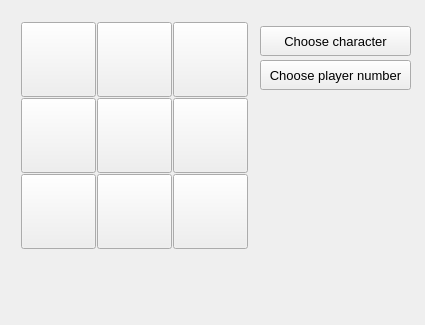
<?xml version="1.0" encoding="UTF-8"?>
<ui version="4.0">
 <class>TicTacToeBoard</class>
 <widget class="QWidget" name="TicTacToeBoard">
  <property name="windowModality">
   <enum>Qt::NonModal</enum>
  </property>
  <property name="geometry">
   <rect>
    <x>0</x>
    <y>0</y>
    <width>425</width>
    <height>325</height>
   </rect>
  </property>
  <property name="windowTitle">
   <string>Form</string>
  </property>
  <widget class="QPushButton" name="characterButton">
   <property name="geometry">
    <rect>
     <x>260</x>
     <y>26</y>
     <width>151</width>
     <height>30</height>
    </rect>
   </property>
   <property name="font">
    <font>
     <pointsize>10</pointsize>
     <weight>50</weight>
     <bold>false</bold>
    </font>
   </property>
   <property name="text">
    <string>Choose character</string>
   </property>
  </widget>
  <widget class="QPushButton" name="numberButton">
   <property name="geometry">
    <rect>
     <x>260</x>
     <y>60</y>
     <width>151</width>
     <height>30</height>
    </rect>
   </property>
   <property name="font">
    <font>
     <pointsize>10</pointsize>
     <weight>50</weight>
     <bold>false</bold>
    </font>
   </property>
   <property name="text">
    <string>Choose player number</string>
   </property>
  </widget>
  <widget class="QPushButton" name="pushButton4">
   <property name="enabled">
    <bool>true</bool>
   </property>
   <property name="geometry">
    <rect>
     <x>21</x>
     <y>98</y>
     <width>75</width>
     <height>75</height>
    </rect>
   </property>
   <property name="minimumSize">
    <size>
     <width>75</width>
     <height>75</height>
    </size>
   </property>
   <property name="font">
    <font>
     <pointsize>36</pointsize>
     <weight>50</weight>
     <bold>false</bold>
    </font>
   </property>
   <property name="text">
    <string/>
   </property>
  </widget>
  <widget class="QPushButton" name="pushButton6">
   <property name="enabled">
    <bool>true</bool>
   </property>
   <property name="geometry">
    <rect>
     <x>173</x>
     <y>98</y>
     <width>75</width>
     <height>75</height>
    </rect>
   </property>
   <property name="minimumSize">
    <size>
     <width>75</width>
     <height>75</height>
    </size>
   </property>
   <property name="font">
    <font>
     <pointsize>36</pointsize>
     <weight>50</weight>
     <bold>false</bold>
    </font>
   </property>
   <property name="text">
    <string/>
   </property>
  </widget>
  <widget class="QPushButton" name="pushButton2">
   <property name="enabled">
    <bool>true</bool>
   </property>
   <property name="geometry">
    <rect>
     <x>97</x>
     <y>22</y>
     <width>75</width>
     <height>75</height>
    </rect>
   </property>
   <property name="minimumSize">
    <size>
     <width>75</width>
     <height>75</height>
    </size>
   </property>
   <property name="font">
    <font>
     <pointsize>36</pointsize>
     <weight>50</weight>
     <bold>false</bold>
    </font>
   </property>
   <property name="text">
    <string/>
   </property>
  </widget>
  <widget class="QPushButton" name="pushButton9">
   <property name="enabled">
    <bool>true</bool>
   </property>
   <property name="geometry">
    <rect>
     <x>173</x>
     <y>174</y>
     <width>75</width>
     <height>75</height>
    </rect>
   </property>
   <property name="minimumSize">
    <size>
     <width>75</width>
     <height>75</height>
    </size>
   </property>
   <property name="font">
    <font>
     <pointsize>36</pointsize>
     <weight>50</weight>
     <bold>false</bold>
    </font>
   </property>
   <property name="text">
    <string/>
   </property>
  </widget>
  <widget class="QPushButton" name="pushButton3">
   <property name="enabled">
    <bool>true</bool>
   </property>
   <property name="geometry">
    <rect>
     <x>173</x>
     <y>22</y>
     <width>75</width>
     <height>75</height>
    </rect>
   </property>
   <property name="minimumSize">
    <size>
     <width>75</width>
     <height>75</height>
    </size>
   </property>
   <property name="font">
    <font>
     <pointsize>36</pointsize>
     <weight>50</weight>
     <bold>false</bold>
    </font>
   </property>
   <property name="text">
    <string/>
   </property>
  </widget>
  <widget class="QPushButton" name="pushButton8">
   <property name="enabled">
    <bool>true</bool>
   </property>
   <property name="geometry">
    <rect>
     <x>97</x>
     <y>174</y>
     <width>75</width>
     <height>75</height>
    </rect>
   </property>
   <property name="minimumSize">
    <size>
     <width>75</width>
     <height>75</height>
    </size>
   </property>
   <property name="font">
    <font>
     <pointsize>36</pointsize>
     <weight>50</weight>
     <bold>false</bold>
    </font>
   </property>
   <property name="text">
    <string/>
   </property>
  </widget>
  <widget class="QPushButton" name="pushButton7">
   <property name="enabled">
    <bool>true</bool>
   </property>
   <property name="geometry">
    <rect>
     <x>21</x>
     <y>174</y>
     <width>75</width>
     <height>75</height>
    </rect>
   </property>
   <property name="minimumSize">
    <size>
     <width>75</width>
     <height>75</height>
    </size>
   </property>
   <property name="font">
    <font>
     <pointsize>36</pointsize>
     <weight>50</weight>
     <bold>false</bold>
    </font>
   </property>
   <property name="text">
    <string/>
   </property>
  </widget>
  <widget class="QPushButton" name="pushButton5">
   <property name="enabled">
    <bool>true</bool>
   </property>
   <property name="geometry">
    <rect>
     <x>97</x>
     <y>98</y>
     <width>75</width>
     <height>75</height>
    </rect>
   </property>
   <property name="minimumSize">
    <size>
     <width>75</width>
     <height>75</height>
    </size>
   </property>
   <property name="font">
    <font>
     <pointsize>36</pointsize>
     <weight>50</weight>
     <bold>false</bold>
    </font>
   </property>
   <property name="text">
    <string/>
   </property>
  </widget>
  <widget class="QPushButton" name="pushButton1">
   <property name="enabled">
    <bool>true</bool>
   </property>
   <property name="geometry">
    <rect>
     <x>21</x>
     <y>22</y>
     <width>75</width>
     <height>75</height>
    </rect>
   </property>
   <property name="minimumSize">
    <size>
     <width>75</width>
     <height>75</height>
    </size>
   </property>
   <property name="font">
    <font>
     <pointsize>36</pointsize>
     <weight>50</weight>
     <bold>false</bold>
    </font>
   </property>
   <property name="text">
    <string/>
   </property>
  </widget>
  <widget class="QLabel" name="timeLabel">
   <property name="geometry">
    <rect>
     <x>20</x>
     <y>270</y>
     <width>140</width>
     <height>20</height>
    </rect>
   </property>
   <property name="text">
    <string/>
   </property>
  </widget>
 </widget>
 <tabstops>
  <tabstop>pushButton1</tabstop>
  <tabstop>pushButton2</tabstop>
  <tabstop>pushButton3</tabstop>
  <tabstop>pushButton4</tabstop>
  <tabstop>pushButton5</tabstop>
  <tabstop>pushButton6</tabstop>
  <tabstop>pushButton7</tabstop>
  <tabstop>pushButton8</tabstop>
  <tabstop>pushButton9</tabstop>
  <tabstop>characterButton</tabstop>
  <tabstop>numberButton</tabstop>
 </tabstops>
 <resources/>
 <connections/>
</ui>
